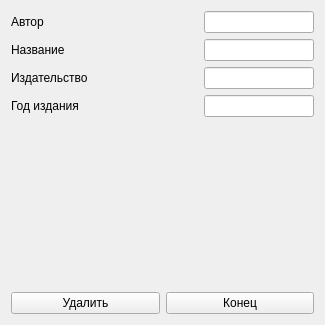
<?xml version="1.0" encoding="UTF-8"?>
<ui version="4.0">
 <class>DelForm</class>
 <widget class="QWidget" name="DelForm">
  <property name="geometry">
   <rect>
    <x>0</x>
    <y>0</y>
    <width>325</width>
    <height>325</height>
   </rect>
  </property>
  <property name="windowTitle">
   <string>Удаление книги</string>
  </property>
  <layout class="QVBoxLayout" name="verticalLayout_4">
   <item>
    <layout class="QVBoxLayout" name="verticalLayout_3">
     <item>
      <layout class="QHBoxLayout" name="horizontalLayout_2">
       <item>
        <layout class="QVBoxLayout" name="verticalLayout">
         <item>
          <widget class="QLabel" name="label">
           <property name="text">
            <string>Автор</string>
           </property>
          </widget>
         </item>
         <item>
          <widget class="QLabel" name="label_2">
           <property name="text">
            <string>Название</string>
           </property>
          </widget>
         </item>
         <item>
          <widget class="QLabel" name="label_3">
           <property name="text">
            <string>Издательство</string>
           </property>
          </widget>
         </item>
         <item>
          <widget class="QLabel" name="label_4">
           <property name="text">
            <string>Год издания</string>
           </property>
          </widget>
         </item>
        </layout>
       </item>
       <item>
        <spacer name="horizontalSpacer">
         <property name="orientation">
          <enum>Qt::Horizontal</enum>
         </property>
         <property name="sizeHint" stdset="0">
          <size>
           <width>40</width>
           <height>20</height>
          </size>
         </property>
        </spacer>
       </item>
       <item>
        <layout class="QVBoxLayout" name="verticalLayout_2">
         <item>
          <widget class="QLineEdit" name="lineEdit"/>
         </item>
         <item>
          <widget class="QLineEdit" name="lineEdit_2"/>
         </item>
         <item>
          <widget class="QLineEdit" name="lineEdit_3"/>
         </item>
         <item>
          <widget class="QLineEdit" name="lineEdit_4"/>
         </item>
        </layout>
       </item>
      </layout>
     </item>
     <item>
      <spacer name="verticalSpacer">
       <property name="orientation">
        <enum>Qt::Vertical</enum>
       </property>
       <property name="sizeHint" stdset="0">
        <size>
         <width>20</width>
         <height>40</height>
        </size>
       </property>
      </spacer>
     </item>
     <item>
      <layout class="QHBoxLayout" name="horizontalLayout">
       <item>
        <widget class="QPushButton" name="pushButton">
         <property name="text">
          <string>Удалить</string>
         </property>
        </widget>
       </item>
       <item>
        <widget class="QPushButton" name="pushButton_2">
         <property name="text">
          <string>Конец</string>
         </property>
        </widget>
       </item>
      </layout>
     </item>
    </layout>
   </item>
  </layout>
 </widget>
 <resources/>
 <connections/>
</ui>
